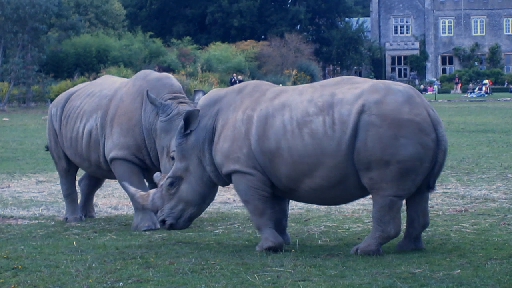
#> input picture PhytonWorkSpace5Edition/Images/Chapter5/Input/Rino0.png, 512 x 288 px
$ python GradienMotion.py
#> lines starting #> are read from the running program, lines starting #| are printed output that depends on the picture
### Modules/ImageUtilities.py
'''
Feature Extraction and Image Processing
Mark S. Nixon & Alberto S. Aguado
http://www.southampton.ac.uk/~msn/book/
ImageUtilities: Helper module to support image read, create, show and write
                Uses PIL and numpy to work with arrays containing image data
'''

# Image load by using PIL
from PIL import Image

# Array to store image data
from numpy import array, zeros, amax, amin, clip

# Show an image
from matplotlib.pyplot import imshow
import matplotlib.pyplot as plt

# Read an image returning an array with 3 color components
# [18 lines left out: functions imageReadRGB, imageReadRGBF, not called in this run]

# Read an image returning an array with 1 component
def imageReadL(fileName):
    inputImage = Image.open(fileName)
#> inputImage is the input picture: PIL image 512x288 RGBA; mean R, G, B, A 76.4, 96, 113, 255
    width, height = inputImage.size
#> width = 512; height = 288

    inputArray = array(inputImage)
    outputArray = zeros((height, width), dtype='uint8')

    # Combine pixel values, for each row and column
    for y in range(0, height):
        for x in range(0, width):
            rgb = inputArray[y,x]
            outputArray[y,x] = (int(rgb[0]) + int(rgb[1]) + int(rgb[2])) / 3
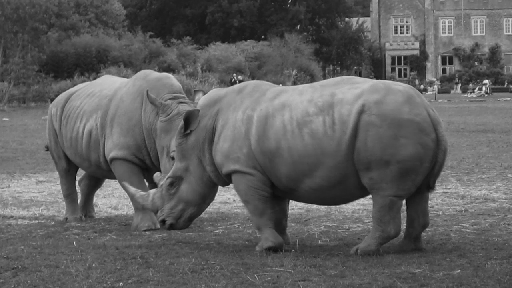
#> outputArray: shape (288, 512); min 7, max 233, mean 94.8

    return outputArray, width, height

# Save a image containing float as a gray level image
# [43 lines left out: functions imageSaveF, imageSaveL, imageSaveRGB, createImageRGB, createImageL, not called in this run]

# Create a zero array two float components
def createImageUV(width, height):
    outputArray = zeros((height, width, 2), dtype='float')

    return outputArray

# Create a zero array two int components
# [4 lines left out: function createImage2I, not called in this run]

# Create a zero array with float components
def createImageF(width, height, numComponents = 1):
    if numComponents == 1:
        outputArray = zeros((height, width), dtype='float')
    else:
        outputArray = zeros((height, width, numComponents), dtype='float')

    return outputArray

# Create a multidimensional dimensional array
# [83 lines left out: functions createImageNF, createImageFromDataF, createScaleImageL, scaleImageL, createVectorFromDataF, createVectorF and 2 more, not called in this run]

# Show an array containing image data
def showImageL(image):
    # Create output and show
    outputImage = Image.fromarray(image, 'L')
    outputImage.show()

# Show an array containing image data
# [76 lines left out: functions showImageF, plotImageRGB, plotImageRGBF, plotImageL, plotImageF, not called in this run]

### PhytonWorkSpace5Edition/Modules/ConvolutionUtilities.py
'''
Feature Extraction and Image Processing
Mark S. Nixon & Alberto S. Aguado
http://www.southampton.ac.uk/~msn/book/
ConvolutionUtilities: Helper module to apply convolutions. Functions to create kernels and perform convolutions
'''

# Images
from ImageUtilities import createImageF, createImageL
from ImagePropertiesUtilities import imageMaxMin

# Math and iteration
from math import exp, pow, factorial, sqrt, atan2
from timeit import itertools

# Generate a Gaussian kernel
def createGaussianKernel(kernelSize):

    sigma = kernelSize / 3.0

    kernelImage = createImageF(kernelSize, kernelSize)
    centre = (kernelSize - 1) / 2
    for x,y in itertools.product(range(0, kernelSize), range(0, kernelSize)):
        kernelImage[y,x] =  exp( -0.5 * (pow((x - centre)/sigma, 2.0) + \
                                         pow((y - centre)/sigma, 2.0)) )

    return kernelImage

# Create a Sobel kernel k
# [190 lines left out: functions createSobelKernel, createLaplacianKernel, applyKernel, applyKernelF, applyKernelMA, not called in this run]

### Modules/PlotUtilities.py
'''
Feature Extraction and Image Processing
Mark S. Nixon & Alberto S. Aguado
http://www.southampton.ac.uk/~msn/book/
PlotUtilities: Helper module to show plots of image data
          Uses numpy  and matplotlib to work with arrays and plots
'''

# Math functions
import math

# Array to store data
import numpy as np

# Array to store image data
from numpy import zeros

# Plot functions
import matplotlib.pyplot as plt
import matplotlib.ticker as ticker

# Two alternative ways to import Axes3D.
import importlib
importlib.import_module('mpl_toolkits.mplot3d').Axes3D
#from mpl_toolkits.mplot3d import Axes3D

# Plot a histogram of data
# [300 lines left out: functions plotHistogram, plotCurve, plot2Curves, plotCurves, plotCurveXY, plot3DColorHistogram and 4 more, not called in this run]

# Plot a surface of data
def plotQuiver(magnitude, direction, scaleVectors = 0, sampleSpace = 1):

    width = magnitude.shape[1]
    height = magnitude.shape[0]

    # Create an X-Y mesh of the same dimension as the 2D data
    xPos, yPos = np.meshgrid( np.arange(width), np.arange(height))

    u = zeros((height, width), dtype='float')
    v = zeros((height, width), dtype='float')
    for y in range(0, height):
        for x in range(0, width):
            # Image origin is top left and graph origin is bottom left, so invert and width units
            u[height - y - 1,x] = magnitude[y,x] * math.cos(direction[y,x]) /width
            v[height - y - 1,x] = magnitude[y,x] * math.sin(direction[y,x]) /width

    fig = plt.figure()
    axes = fig.gca()

    # For the upside down image
    initY = (height-1) % sampleSpace


    plt.quiver(xPos[initY::sampleSpace, ::sampleSpace], yPos[initY::sampleSpace, ::sampleSpace],   \
                u[initY::sampleSpace, ::sampleSpace], v[initY::sampleSpace, ::sampleSpace],        \
                pivot='mid', units='width', scale = scaleVectors)


    axes.set_xlim(0, width-1)
    axes.set_ylim(0, height-1)
    plt.show()

### PhytonWorkSpace5Edition/ExamplesPython_3.12.8/Chapter5/GradienMotion.py
'''
Feature Extraction and Image Processing
Mark S. Nixon & Alberto S. Aguado
http://www.southampton.ac.uk/~msn/book/
Chapter 5
GradientMotion: Compute optical flow by using the gradient
'''
# Set up modules path
# It can also be set in sys variables
import os
import sys
sys.path.append(os.path.join(os.path.dirname(__file__), "../../Modules"))

# Set module functions
from ImageUtilities import imageReadL, showImageL, createImageF, createImageUV
from ConvolutionUtilities import createGaussianKernel
from PlotUtilities import plotQuiver

# Math and iteration
from math import sqrt, atan2
from timeit import itertools

'''
Parameters:
    pathToDir = Input image directory
    imageName = Input image name
    step = Delta that defines the image sample positions used to obtain optical flow
    smoothing = Smoothing parameter
    numIterations = Number of iterations
'''
pathToDir = os.path.join(os.path.dirname(__file__), "../../Images/Chapter5/Input/")
image1Name = "Rino0.png"
image2Name = "Rino1.png"
step = 10
smoothing = .05
numIterations = 40

# Read image into array. both images must have same size
inputImage1, width, height = imageReadL(pathToDir + image1Name)
#> width = 512; height = 288
inputImage2, _, _  = imageReadL(pathToDir + image2Name)
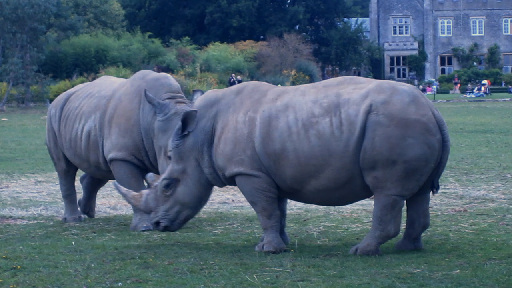
#> input picture Images/Chapter5/Input/Rino1.png, 512 x 288 px, found by its file name
#> in imageReadL, inputImage is the input picture: PIL image 512x288 RGBA; mean R, G, B, A 76.2, 95.8, 112.7, 255
#> after the loop in imageReadL (call 2), `for y in range(0, height):`:
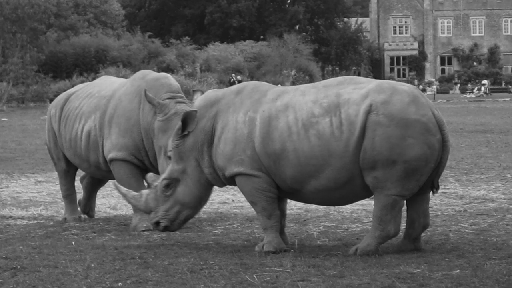
#> outputArray: shape (288, 512); min 9, max 232, mean 94.6

# Show input image
showImageL(inputImage1)
showImageL(inputImage2)

# Reduce input image by sampling and by using a Gaussian filter
kernelSize = step * 4
kernelCentre = int((kernelSize - 1) / 2)
gaussKernel = createGaussianKernel(kernelSize)

# Create images to store the smaller image
widthSmall = int(width / step)
#> widthSmall = 51
heightSmall = int(height / step)
#> heightSmall = 28
image1Small = createImageF(widthSmall, heightSmall)
#> image1Small: shape (28, 51) float64; every value is 0
image2Small = createImageF(widthSmall, heightSmall)

for x,y in itertools.product(range(0, widthSmall), range(0, heightSmall)):
    inputX = x * step
    inputY = y * step

    sumImage1 = 0.0
    sumImage2 = 0.0
    sumWeights = 0.0
    for wx,wy in itertools.product(range(0, kernelSize), range(0, kernelSize)):
        posY = inputY + wy - kernelCentre
        posX = inputX + wx - kernelCentre

        if posY > -1 and posY <  height and  posX > -1 and posX <  width:
            sumImage1 += float(inputImage1[posY,posX]) * float(gaussKernel[wy, wx])
            sumImage2 += float(inputImage2[posY,posX]) * float(gaussKernel[wy, wx])
            sumWeights += float(gaussKernel[wy, wx])

    # If we have to normalize
    if sumWeights != 0.0:
        image1Small[y,x] = sumImage1 / sumWeights
        image2Small[y,x] = sumImage2 / sumWeights
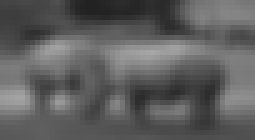
#> image1Small: shape (28, 51) float64 (shown 5 times larger); min 34.49, max 166.1, mean 94.6

# Compute motion in the reduced image
motion = createImageUV(widthSmall, heightSmall)
motionTemp = createImageUV(widthSmall, heightSmall)
for k in range(0,numIterations):
    for x,y in itertools.product(range(1, widthSmall-1), range(1, heightSmall-1)):

        # Derivatives
        gX = (float(image1Small[y,x+1]) - float(image1Small[y,x]) +            \
              float(image2Small[y,x+1]) - float(image2Small[y,x]) +            \
              float(image1Small[y+1,x+1]) - float(image1Small[y+1,x]) +        \
              float(image2Small[y+1,x+1]) - float(image2Small[y+1,x])) / 8.0

        gY = (float(image1Small[y+1,x]) - float(image1Small[y,x]) +            \
              float(image2Small[y+1,x]) - float(image2Small[y,x]) +            \
              float(image1Small[y+1,x+1]) - float(image1Small[y,x+1]) +        \
              float(image2Small[y+1,x+1]) - float(image2Small[y,x+1])) / 8.0

        gT = (float(image2Small[y,x]) - float(image1Small[y,x]) +              \
              float(image2Small[y+1,x]) - float(image1Small[y+1,x]) +          \
              float(image2Small[y,x+1]) - float(image1Small[y,x+1]) +          \
              float(image2Small[y+1,x+1]) - float(image1Small[y+1,x+1])) / 8.0

        # Average, but not use borders since the motion in borders is not defined
        average =[0.0, 0.0]
        n = 0.0
        for wx,wy in itertools.product(range(-1, 2), range(-1, 2)):
            posY, posX = y + wy, x + wx
            if posY > 0 and posY <  heightSmall-1 and posX > 0 and             \
                                                    posX <  widthSmall-1:
                average[0] += motion[posY,posX,0]
                average[1] += motion[posY,posX,1]
                n += 1.0

        if n != 0:
            average[0],  average[1] =  average[0]/ n, average[1] / n

        # Solve equation to update estimates
        A = float(gX * average[0] + gY * average[1] + gT)
        B = float(1.0 + smoothing * (gX*gX + gY*gY))
        motionTemp[y,x,0] = average[0] - (gX * smoothing * A / B)
        motionTemp[y,x,1] = average[1] - (gY * smoothing * A / B)

    # Update motion for next iteration
    for x,y in itertools.product(range(1, widthSmall-1), range(1, heightSmall-1)):
        motion[y,x,0] = motionTemp[y,x,0]
        motion[y,x,1] = motionTemp[y,x,1]

# Compute magnitude and angle
# Alternatively, this could be shown in low resolution
motionMagnitude = createImageF(width, height)
#> motionMagnitude: shape (288, 512) float64; every value is 0
motionDirection = createImageF(width, height)
for x,y in itertools.product(range(1, widthSmall-1), range(1, heightSmall-1)):
    inputX = x * step
    inputY = y * step
    # The size is multiplied by sampling to define motion in high resolution
    motionMagnitude[inputY,inputX] = sqrt(motion[y,x,0] * motion[y,x,0] +         \
                                     motion[y,x,1] * motion[y,x,1]) * step
    motionDirection[inputY,inputX] = atan2( motion[y,x,1],  -motion[y,x,0])
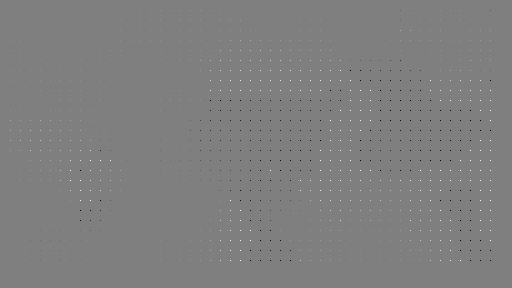
#> motionDirection: shape (288, 512) float64; min -3.14, max 3.14, mean 0.00128; drawn with min black and max white
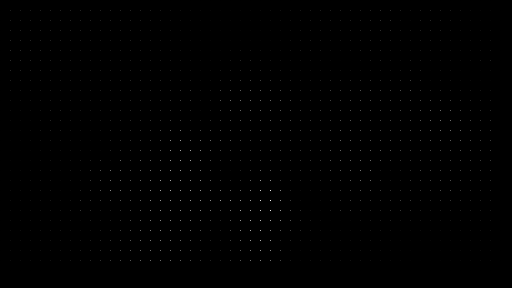
#> motionMagnitude: shape (288, 512) float64; min 0, max 9.41, mean 0.0157; drawn with min black and max white

# Plot vectors
plotQuiver(motionMagnitude, motionDirection, .5, step)
#> in plotQuiver, `plt.show()`:
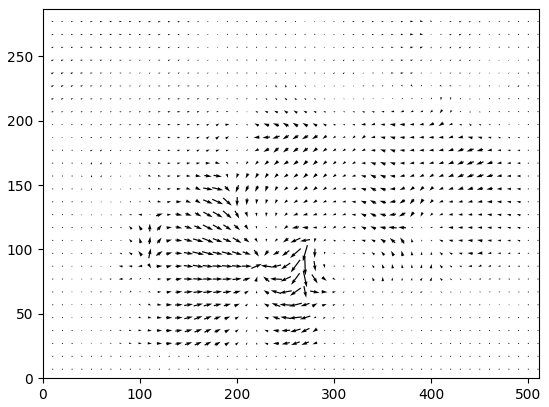
#> figure drawn by matplotlib, 1 panel
